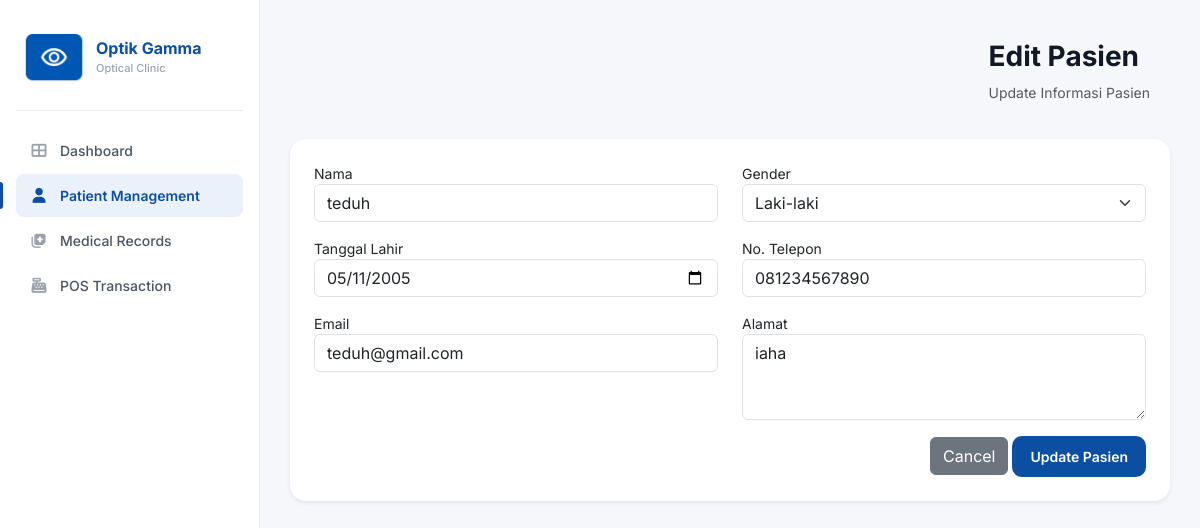
/patient/edit.php?id=3, run on the app's committed database.
### tables this page shows
CREATE TABLE `patients` (
  `id` int(11) NOT NULL,
  `kode_pasien` varchar(20) NOT NULL,
  `nama` varchar(100) NOT NULL,
  `jenis_kelamin` enum('Laki-laki','Perempuan') NOT NULL,
  `tanggal_lahir` date NOT NULL,
  `no_hp` varchar(20) DEFAULT NULL,
  `email` varchar(100) DEFAULT NULL,
  `alamat` text DEFAULT NULL,
  `created_at` timestamp NOT NULL DEFAULT current_timestamp(),
  `last_visit` datetime DEFAULT current_timestamp()
);

### patient/edit.php (the view, shortened to what this page needs)
<?php
include "../config/database.php";
$id = $_GET['id'];
$data = mysqli_query($conn, "SELECT * FROM patients WHERE id='$id'");
$row = mysqli_fetch_assoc($data);
?>
<!DOCTYPE html>
<html lang="id">
<head>
    <link href="https://cdn.jsdelivr.net/npm/bootstrap@5.3.3/dist/css/bootstrap.min.css" rel="stylesheet">
    <link rel="stylesheet" href="../assets/css/dashboard.css">
    <link rel="stylesheet" href="../assets/css/patient.css">
    <link rel="stylesheet" href="https://cdnjs.cloudflare.com/ajax/libs/font-awesome/6.6.0/css/all.min.css">
</head>
<body>
    <div class="app-shell">
        <aside class="sidebar">
            <div class="brand">
                <div class="brand-logo">
                    <img src="../assets/img/logo.png">
                </div>
                <div class="brand-text">
                    <div class="brand-name">
                        Optik Gamma
                    </div>
                    <div class="brand-sub">
                        Optical Clinic
                    </div>
                </div>
            </div>
            <nav class="side-nav">
                <a href="../dashboard.php" class="nav-item">
                    <i class="fa-solid fa-table-cells-large"></i>
                    Dashboard
                </a>
                <a href="index.php" class="nav-item active">
                    <i class="fa-solid fa-user"></i>
                    Patient Management
                </a>
                <a href="../medical/index.php" class="nav-item">
                    <i class="fa-solid fa-notes-medical"></i>
                    Medical Records
                </a>
                <a href="../transaction/index.php" class="nav-item">
                    <i class="fa-solid fa-cash-register"></i>
                    POS Transaction
                </a>
            </nav>
        </aside>
        <main class="main">
            <header class="topbar">
                <div>
                    <h3 class="fw-bold">
                        Edit Pasien
                    </h3>
                    <p class="text-muted">
                        Update Informasi Pasien
                    </p>
                </div>
            </header>
            <div class="card p-4 shadow-sm">
                <form action="update.php" method="POST">
                    <div class="row">
                        <div class="col-md-6 mb-3">
                            <label>Nama</label>
                            <input type="text" class="form-control" name="nama" value="<?= $row['nama']; ?>" required>
                        </div>
                        <div class="col-md-6 mb-3">
                            <label>Gender</label>
                            <select class="form-select" name="jenis_kelamin">
                                <option <?= $row['jenis_kelamin'] == "Laki-laki" ? "selected" : ""; ?>>
                                    Laki-laki
                                </option>
                            </select>
                        </div>
                        <div class="col-md-6 mb-3">
                            <label>Tanggal Lahir</label>
                            <input type="date" class="form-control" name="tanggal_lahir"
                                value="<?= $row['tanggal_lahir']; ?>">
                        </div>
                        <div class="col-md-6 mb-3">
                            <label>No. Telepon</label>
                            <input type="text" class="form-control" name="no_hp" value="<?= $row['no_hp']; ?>">
                        </div>
                        <div class="col-md-6 mb-3">
                            <label>Email</label>
                            <input type="email" class="form-control" name="email" value="<?= $row['email']; ?>">
                        </div>
                        <div class="col-md-6 mb-3">
                            <label>Alamat</label>
                            <textarea class="form-control" rows="3" name="alamat"><?= $row['alamat']; ?></textarea>
                        </div>
                    </div>
                    <div class="text-end">
                        <a href="index.php" class="btn btn-secondary">
                            Cancel
                        </a>
                        <button class="btn btn-primary">
                            Update Pasien
                        </button>
                    </div>
                </form>
            </div>
        </main>
    </div>
</body>
</html>

### assets/css/dashboard.css (style rules this page uses)
* { margin: 0; padding: 0; box-sizing: border-box; font-family: 'Inter', sans-serif; }
:root { --primary: #0B4EA2; --primary-dark: #083A7B; --primary-soft: #EAF1FB; --text: #111827; --muted: #6B7280; --muted-2: #9CA3AF; --border: #EAECF0; --bg: #F5F7FB; --card: #ffffff; --green: #22c55e; --green-soft: #DCFCE7; --green-text: #166534; --blue-soft: #DBEAFE; --blue-text: #1E40AF; --red: #ef4444; --red-soft: #FEE2E2; --red-text: #B91C1C; }
body { background: var(--bg); color: var(--text); font-size: 14px; }
.app-shell { display: grid; grid-template-columns: 260px 1fr; min-height: 100vh; }
.sidebar { background: #fff; border-right: 1px solid var(--border); padding: 22px 16px; display: flex; flex-direction: column; position: sticky; top: 0; height: 100vh; }
.brand { display: flex; align-items: center; gap: 12px; padding: 6px 8px 22px; border-bottom: 1px solid var(--border); margin-bottom: 18px; }
.brand-logo { width: 60px; height: 60px; background: transparent; border-radius: 0; }
.brand-logo img { width: 100%; height: 100%; object-fit: contain; filter: none; }
.brand-name { font-size: 16px; font-weight: 700; color: var(--primary); line-height: 1.1; }
.brand-sub { font-size: 11px; color: var(--muted-2); font-weight: 500; margin-top: 2px; }
.side-nav { display: flex; flex-direction: column; gap: 2px; flex: 1; }
.nav-item { display: flex; align-items: center; gap: 12px; padding: 11px 14px; color: #4B5563; text-decoration: none; border-radius: 8px; font-size: 14px; font-weight: 500; position: relative; transition: background .18s, color .18s; }
.nav-item i { width: 18px; text-align: center; font-size: 15px; color: #9CA3AF; }
.nav-item.active { background: var(--primary-soft); color: var(--primary); font-weight: 600; }
.nav-item.active i { color: var(--primary); }
.nav-item.active::before { content: ""; position: absolute; left: -16px; top: 8px; bottom: 8px; width: 3px; border-radius: 0 3px 3px 0; background: var(--primary); }
.main { padding: 20px 30px 40px; }
.topbar { display: flex; justify-content: flex-end; align-items: center; padding: 20px; }
.text-end { text-align: right; }

### assets/css/patient.css (style rules this page uses)
.card { border: none; border-radius: 16px; overflow: hidden; box-shadow: 0 5px 18px rgba(0, 0, 0, .05); }
.btn-primary { background: #0B4EA2; border: none; border-radius: 10px; padding: 10px 18px; font-size: 14px; font-weight: 600; }

### data on the page
patients: nama "teduh", jenis_kelamin "Laki-laki", tanggal_lahir "05/11/2005", no_hp "081234567890", email "teduh@gmail.com", alamat "iaha"
